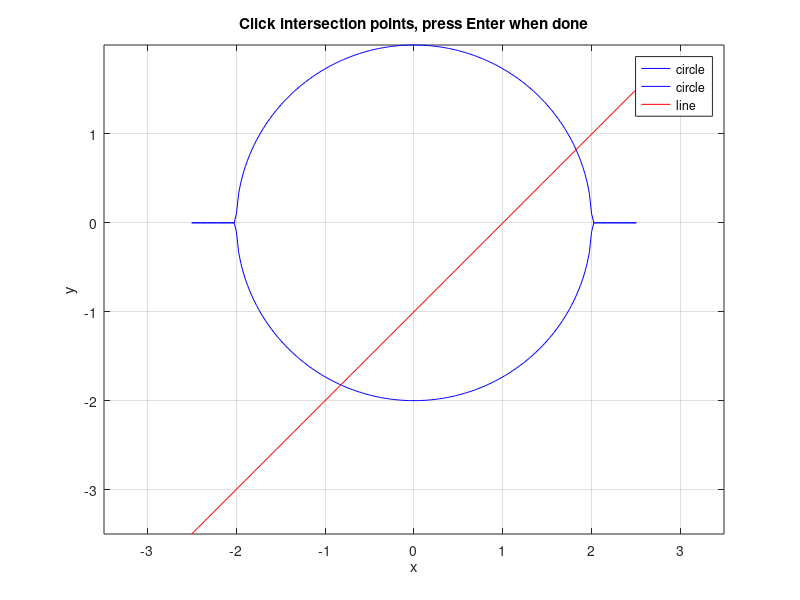

Write the MATLAB code that produced this figure.
function V0 = visual_insp()
  x = linspace(-2.5, 2.5, 200);
  y1 = sqrt(4 - x.^2);
  y2 = -sqrt(4 - x.^2);
  y3 = x - 1;

  plot(x, y1, 'b-', x, y2, 'b-', x, y3, 'r-')
  hold on
  xlabel('x'); ylabel('y')
  legend('circle', 'circle', 'line')
  grid on; axis equal
  title('Click intersection points, press Enter when done')

  [xs, ys] = ginput();
  V0 = [xs'; ys'];
end
